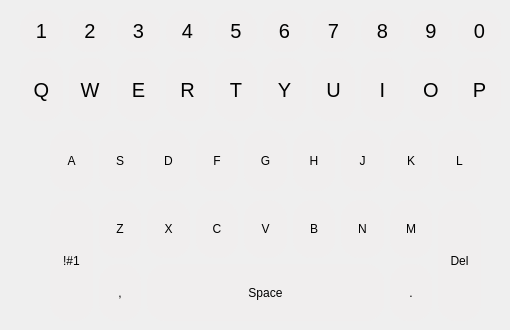
    <widget class="QWidget" name="page">
     <widget class="QWidget" name="gridLayoutWidget_2">
      <property name="geometry">
       <rect>
        <x>50</x>
        <y>130</y>
        <width>431</width>
        <height>61</height>
       </rect>
      </property>
      <layout class="QGridLayout" name="gridLayout3rdLine" rowstretch="0" columnstretch="0,0,0,0,0,0,0,0,0">
       <item row="0" column="5">
        <widget class="PushButtonHover" name="pushButton_26">
         <property name="sizePolicy">
          <sizepolicy hsizetype="Minimum" vsizetype="MinimumExpanding">
           <horstretch>0</horstretch>
           <verstretch>3</verstretch>
          </sizepolicy>
         </property>
         <property name="styleSheet">
          <string notr="true">QPushButton {
	border: 1px solid #f0eeee; border-radius: 18px;
	background-color: #f0eeee;
}

QPushButton:hover {
	background-color: #f5f5dc;
	border: 2px solid #f5f5dc;
}

QPushButton:pressed {
	border: 2px solid #ff6666;
}</string>
         </property>
         <property name="text">
          <string>H</string>
         </property>
        </widget>
       </item>
       <item row="0" column="1">
        <widget class="PushButtonHover" name="pushButton_22">
         <property name="sizePolicy">
          <sizepolicy hsizetype="Minimum" vsizetype="MinimumExpanding">
           <horstretch>0</horstretch>
           <verstretch>3</verstretch>
          </sizepolicy>
         </property>
         <property name="styleSheet">
          <string notr="true">QPushButton {
	border: 1px solid #f0eeee; border-radius: 18px;
	background-color: #f0eeee;
}

QPushButton:hover {
	background-color: #f5f5dc;
	border: 2px solid #f5f5dc;
}

QPushButton:pressed {
	border: 2px solid #ff6666;
}</string>
         </property>
         <property name="text">
          <string>S</string>
         </property>
        </widget>
       </item>
       <item row="0" column="6">
        <widget class="PushButtonHover" name="pushButton_27">
         <property name="sizePolicy">
          <sizepolicy hsizetype="Minimum" vsizetype="MinimumExpanding">
           <horstretch>0</horstretch>
           <verstretch>3</verstretch>
          </sizepolicy>
         </property>
         <property name="styleSheet">
          <string notr="true">QPushButton {
	border: 1px solid #f0eeee; border-radius: 18px;
	background-color: #f0eeee;
}

QPushButton:hover {
	background-color: #f5f5dc;
	border: 2px solid #f5f5dc;
}

QPushButton:pressed {
	border: 2px solid #ff6666;
}</string>
         </property>
         <property name="text">
          <string>J</string>
         </property>
        </widget>
       </item>
       <item row="0" column="2">
        <widget class="PushButtonHover" name="pushButton_23">
         <property name="sizePolicy">
          <sizepolicy hsizetype="Minimum" vsizetype="MinimumExpanding">
           <horstretch>0</horstretch>
           <verstretch>3</verstretch>
          </sizepolicy>
         </property>
         <property name="styleSheet">
          <string notr="true">QPushButton {
	border: 1px solid #f0eeee; border-radius: 18px;
	background-color: #f0eeee;
}

QPushButton:hover {
	background-color: #f5f5dc;
	border: 2px solid #f5f5dc;
}

QPushButton:pressed {
	border: 2px solid #ff6666;
}</string>
         </property>
         <property name="text">
          <string>D</string>
         </property>
        </widget>
       </item>
       <item row="0" column="0">
        <widget class="PushButtonHover" name="pushButton_21">
         <property name="sizePolicy">
          <sizepolicy hsizetype="Minimum" vsizetype="MinimumExpanding">
           <horstretch>0</horstretch>
           <verstretch>3</verstretch>
          </sizepolicy>
         </property>
         <property name="styleSheet">
          <string notr="true">QPushButton {
	border: 1px solid #f0eeee; border-radius: 18px;
	background-color: #f0eeee;
}

QPushButton:hover {
	background-color: #f5f5dc;
	border: 2px solid #f5f5dc;
}

QPushButton:pressed {
	border: 2px solid #ff6666;
}</string>
         </property>
         <property name="text">
          <string>A</string>
         </property>
        </widget>
       </item>
       <item row="0" column="8">
        <widget class="PushButtonHover" name="pushButton_29">
         <property name="sizePolicy">
          <sizepolicy hsizetype="Minimum" vsizetype="MinimumExpanding">
           <horstretch>0</horstretch>
           <verstretch>3</verstretch>
          </sizepolicy>
         </property>
         <property name="styleSheet">
          <string notr="true">QPushButton {
	border: 1px solid #f0eeee; border-radius: 18px;
	background-color: #f0eeee;
}

QPushButton:hover {
	background-color: #f5f5dc;
	border: 2px solid #f5f5dc;
}

QPushButton:pressed {
	border: 2px solid #ff6666;
}</string>
         </property>
         <property name="text">
          <string>L</string>
         </property>
        </widget>
       </item>
       <item row="0" column="4">
        <widget class="PushButtonHover" name="pushButton_25">
         <property name="sizePolicy">
          <sizepolicy hsizetype="Minimum" vsizetype="MinimumExpanding">
           <horstretch>0</horstretch>
           <verstretch>3</verstretch>
          </sizepolicy>
         </property>
         <property name="styleSheet">
          <string notr="true">QPushButton {
	border: 1px solid #f0eeee; border-radius: 18px;
	background-color: #f0eeee;
}

QPushButton:hover {
	background-color: #f5f5dc;
	border: 2px solid #f5f5dc;
}

QPushButton:pressed {
	border: 2px solid #ff6666;
}</string>
         </property>
         <property name="text">
          <string>G</string>
         </property>
        </widget>
       </item>
       <item row="0" column="7">
        <widget class="PushButtonHover" name="pushButton_28">
         <property name="sizePolicy">
          <sizepolicy hsizetype="Minimum" vsizetype="MinimumExpanding">
           <horstretch>0</horstretch>
           <verstretch>3</verstretch>
          </sizepolicy>
         </property>
         <property name="styleSheet">
          <string notr="true">QPushButton {
	border: 1px solid #f0eeee; border-radius: 18px;
	background-color: #f0eeee;
}

QPushButton:hover {
	background-color: #f5f5dc;
	border: 2px solid #f5f5dc;
}

QPushButton:pressed {
	border: 2px solid #ff6666;
}</string>
         </property>
         <property name="text">
          <string>K</string>
         </property>
        </widget>
       </item>
       <item row="0" column="3">
        <widget class="PushButtonHover" name="pushButton_24">
         <property name="sizePolicy">
          <sizepolicy hsizetype="Minimum" vsizetype="MinimumExpanding">
           <horstretch>0</horstretch>
           <verstretch>3</verstretch>
          </sizepolicy>
         </property>
         <property name="styleSheet">
          <string notr="true">QPushButton {
	border: 1px solid #f0eeee; border-radius: 18px;
	background-color: #f0eeee;
}

QPushButton:hover {
	background-color: #f5f5dc;
	border: 2px solid #f5f5dc;
}

QPushButton:pressed {
	border: 2px solid #ff6666;
}</string>
         </property>
         <property name="text">
          <string>F</string>
         </property>
        </widget>
       </item>
      </layout>
     </widget>
     <widget class="QWidget" name="gridLayoutWidget">
      <property name="geometry">
       <rect>
        <x>20</x>
        <y>10</y>
        <width>481</width>
        <height>111</height>
       </rect>
      </property>
      <property name="sizePolicy">
       <sizepolicy hsizetype="Preferred" vsizetype="Preferred">
        <horstretch>0</horstretch>
        <verstretch>2</verstretch>
       </sizepolicy>
      </property>
      <property name="styleSheet">
       <string>QPushButton {
	border: 1px solid white; border-radius: 20px;
	font-size: 20px; font-family: Arial;
	background-color: #f0eeee;
}

QPushButton:pressed {
	border: 2px solid red; border-radius: 30px;
}</string>
      </property>
      <layout class="QGridLayout" name="gridLayout2Lines">
       <item row="0" column="5">
        <widget class="PushButtonHover" name="pushButton_6">
         <property name="sizePolicy">
          <sizepolicy hsizetype="Minimum" vsizetype="MinimumExpanding">
           <horstretch>0</horstretch>
           <verstretch>2</verstretch>
          </sizepolicy>
         </property>
         <property name="styleSheet">
          <string notr="true">QPushButton {
	font: 24pt &quot;Quite Magical&quot;;
	border: 1px solid #f0eeee; border-radius: 18px;
	background-color: #f0eeee;
}

QPushButton:hover {
	background-color: #f5f5dc;
	border: 2px solid #f5f5dc;
}

QPushButton:pressed {
	border: 2px solid #ff6666;
}</string>
         </property>
         <property name="text">
          <string>6</string>
         </property>
        </widget>
       </item>
       <item row="0" column="9">
        <widget class="PushButtonHover" name="pushButton_10">
         <property name="sizePolicy">
          <sizepolicy hsizetype="Minimum" vsizetype="MinimumExpanding">
           <horstretch>0</horstretch>
           <verstretch>2</verstretch>
          </sizepolicy>
         </property>
         <property name="styleSheet">
          <string notr="true">QPushButton {
	font: 24pt &quot;Quite Magical&quot;;
	border: 1px solid #f0eeee; border-radius: 18px;
	background-color: #f0eeee;
}

QPushButton:hover {
	background-color: #f5f5dc;
	border: 2px solid #f5f5dc;
}

QPushButton:pressed {
	border: 2px solid #ff6666;
}</string>
         </property>
         <property name="text">
          <string>0</string>
         </property>
        </widget>
       </item>
       <item row="0" column="6">
        <widget class="PushButtonHover" name="pushButton_7">
         <property name="sizePolicy">
          <sizepolicy hsizetype="Minimum" vsizetype="MinimumExpanding">
           <horstretch>0</horstretch>
           <verstretch>2</verstretch>
          </sizepolicy>
         </property>
         <property name="styleSheet">
          <string notr="true">QPushButton {
	font: 24pt &quot;Quite Magical&quot;;
	border: 1px solid #f0eeee; border-radius: 18px;
	background-color: #f0eeee;
}

QPushButton:hover {
	background-color: #f5f5dc;
	border: 2px solid #f5f5dc;
}

QPushButton:pressed {
	border: 2px solid #ff6666;
}</string>
         </property>
         <property name="text">
          <string>7</string>
         </property>
        </widget>
       </item>
       <item row="1" column="5">
        <widget class="PushButtonHover" name="pushButton_16">
         <property name="sizePolicy">
          <sizepolicy hsizetype="Minimum" vsizetype="MinimumExpanding">
           <horstretch>0</horstretch>
           <verstretch>3</verstretch>
          </sizepolicy>
         </property>
         <property name="styleSheet">
          <string notr="true">QPushButton {
	font: 24pt &quot;Quite Magical&quot;;
	border: 1px solid #f0eeee; border-radius: 18px;
	background-color: #f0eeee;
}

QPushButton:hover {
	background-color: #f5f5dc;
	border: 2px solid #f5f5dc;
}

QPushButton:pressed {
	border: 2px solid #ff6666;
}</string>
         </property>
         <property name="text">
          <string>Y</string>
         </property>
        </widget>
       </item>
       <item row="1" column="2">
        <widget class="PushButtonHover" name="pushButton_13">
         <property name="sizePolicy">
          <sizepolicy hsizetype="Minimum" vsizetype="MinimumExpanding">
           <horstretch>0</horstretch>
           <verstretch>3</verstretch>
          </sizepolicy>
         </property>
         <property name="styleSheet">
          <string notr="true">QPushButton {
	font: 24pt &quot;Quite Magical&quot;;
	border: 1px solid #f0eeee; border-radius: 18px;
	background-color: #f0eeee;
}

QPushButton:hover {
	background-color: #f5f5dc;
	border: 2px solid #f5f5dc;
}

QPushButton:pressed {
	border: 2px solid #ff6666;
}</string>
         </property>
         <property name="text">
          <string>E</string>
         </property>
        </widget>
       </item>
       <item row="0" column="7">
        <widget class="PushButtonHover" name="pushButton_8">
         <property name="sizePolicy">
          <sizepolicy hsizetype="Minimum" vsizetype="MinimumExpanding">
           <horstretch>0</horstretch>
           <verstretch>2</verstretch>
          </sizepolicy>
         </property>
         <property name="font">
          <font>
           <family>Quite Magical</family>
           <pointsize>24</pointsize>
           <weight>50</weight>
           <italic>false</italic>
           <bold>false</bold>
          </font>
         </property>
         <property name="styleSheet">
          <string notr="true">QPushButton {
	font: 24pt &quot;Quite Magical&quot;;
	border: 1px solid #f0eeee; border-radius: 18px;
	background-color: #f0eeee;
}

QPushButton:hover {
	background-color: #f5f5dc;
	border: 2px solid #f5f5dc;
}

QPushButton:pressed {
	border: 2px solid #ff6666;
}</string>
         </property>
         <property name="text">
          <string>8</string>
         </property>
        </widget>
       </item>
       <item row="1" column="7">
        <widget class="PushButtonHover" name="pushButton_18">
         <property name="sizePolicy">
          <sizepolicy hsizetype="Minimum" vsizetype="MinimumExpanding">
           <horstretch>0</horstretch>
           <verstretch>3</verstretch>
          </sizepolicy>
         </property>
         <property name="styleSheet">
          <string notr="true">QPushButton {
	font: 24pt &quot;Quite Magical&quot;;
	border: 1px solid #f0eeee; border-radius: 18px;
	background-color: #f0eeee;
}

QPushButton:hover {
	background-color: #f5f5dc;
	border: 2px solid #f5f5dc;
}

QPushButton:pressed {
	border: 2px solid #ff6666;
}</string>
         </property>
         <property name="text">
          <string>I</string>
         </property>
        </widget>
       </item>
       <item row="1" column="1">
        <widget class="PushButtonHover" name="pushButton_12">
         <property name="sizePolicy">
          <sizepolicy hsizetype="Minimum" vsizetype="MinimumExpanding">
           <horstretch>0</horstretch>
           <verstretch>3</verstretch>
          </sizepolicy>
         </property>
         <property name="font">
          <font>
           <family>Quite Magical</family>
           <pointsize>24</pointsize>
           <weight>50</weight>
           <italic>false</italic>
           <bold>false</bold>
          </font>
         </property>
         <property name="styleSheet">
          <string notr="true">QPushButton {
	font: 24pt &quot;Quite Magical&quot;;
	border: 1px solid #f0eeee; border-radius: 18px;
	background-color: #f0eeee;
}

QPushButton:hover {
	background-color: #f5f5dc;
	border: 2px solid #f5f5dc;
}

QPushButton:pressed {
	border: 2px solid #ff6666;
}</string>
         </property>
         <property name="text">
          <string>W</string>
         </property>
        </widget>
       </item>
       <item row="1" column="6">
        <widget class="PushButtonHover" name="pushButton_17">
         <property name="sizePolicy">
          <sizepolicy hsizetype="Minimum" vsizetype="MinimumExpanding">
           <horstretch>0</horstretch>
           <verstretch>3</verstretch>
          </sizepolicy>
         </property>
         <property name="font">
          <font>
           <family>Quite Magical</family>
           <pointsize>24</pointsize>
           <weight>50</weight>
           <italic>false</italic>
           <bold>false</bold>
          </font>
         </property>
         <property name="styleSheet">
          <string notr="true">QPushButton {
	font: 24pt &quot;Quite Magical&quot;;
	border: 1px solid #f0eeee; border-radius: 18px;
	background-color: #f0eeee;
}

QPushButton:hover {
	background-color: #f5f5dc;
	border: 2px solid #f5f5dc;
}

QPushButton:pressed {
	border: 2px solid #ff6666;
}</string>
         </property>
         <property name="text">
          <string>U</string>
         </property>
        </widget>
       </item>
       <item row="1" column="4">
        <widget class="PushButtonHover" name="pushButton_15">
         <property name="sizePolicy">
          <sizepolicy hsizetype="Minimum" vsizetype="MinimumExpanding">
           <horstretch>0</horstretch>
           <verstretch>3</verstretch>
          </sizepolicy>
         </property>
         <property name="font">
          <font>
           <family>Quite Magical</family>
           <pointsize>24</pointsize>
           <weight>50</weight>
           <italic>false</italic>
           <bold>false</bold>
          </font>
         </property>
         <property name="styleSheet">
          <string notr="true">QPushButton {
	font: 24pt &quot;Quite Magical&quot;;
	border: 1px solid #f0eeee; border-radius: 18px;
	background-color: #f0eeee;
}

QPushButton:hover {
	background-color: #f5f5dc;
	border: 2px solid #f5f5dc;
}

QPushButton:pressed {
	border: 2px solid #ff6666;
}</string>
         </property>
         <property name="text">
          <string>T</string>
         </property>
        </widget>
       </item>
       <item row="0" column="2">
        <widget class="PushButtonHover" name="pushButton_3">
         <property name="sizePolicy">
          <sizepolicy hsizetype="Minimum" vsizetype="MinimumExpanding">
           <horstretch>0</horstretch>
           <verstretch>2</verstretch>
          </sizepolicy>
         </property>
         <property name="styleSheet">
          <string notr="true">QPushButton {
	font: 24pt &quot;Quite Magical&quot;;
	border: 1px solid #f0eeee; border-radius: 18px;
	background-color: #f0eeee;
}

QPushButton:hover {
	background-color: #f5f5dc;
	border: 2px solid #f5f5dc;
}

QPushButton:pressed {
	border: 2px solid #ff6666;
}</string>
         </property>
         <property name="text">
          <string>3</string>
         </property>
        </widget>
       </item>
       <item row="1" column="3">
        <widget class="PushButtonHover" name="pushButton_14">
         <property name="sizePolicy">
          <sizepolicy hsizetype="Minimum" vsizetype="MinimumExpanding">
           <horstretch>0</horstretch>
           <verstretch>3</verstretch>
          </sizepolicy>
         </property>
         <property name="styleSheet">
          <string notr="true">QPushButton {
	font: 24pt &quot;Quite Magical&quot;;
	border: 1px solid #f0eeee; border-radius: 18px;
	background-color: #f0eeee;
}

QPushButton:hover {
	background-color: #f5f5dc;
	border: 2px solid #f5f5dc;
}

QPushButton:pressed {
	border: 2px solid #ff6666;
}</string>
         </property>
         <property name="text">
          <string>R</string>
         </property>
        </widget>
       </item>
       <item row="1" column="9">
        <widget class="PushButtonHover" name="pushButton_20">
         <property name="sizePolicy">
          <sizepolicy hsizetype="Minimum" vsizetype="MinimumExpanding">
           <horstretch>0</horstretch>
           <verstretch>3</verstretch>
          </sizepolicy>
         </property>
         <property name="styleSheet">
          <string notr="true">QPushButton {
	font: 24pt &quot;Quite Magical&quot;;
	border: 1px solid #f0eeee; border-radius: 18px;
	background-color: #f0eeee;
}

QPushButton:hover {
	background-color: #f5f5dc;
	border: 2px solid #f5f5dc;
}

QPushButton:pressed {
	border: 2px solid #ff6666;
}</string>
         </property>
         <property name="text">
          <string>P</string>
         </property>
        </widget>
       </item>
       <item row="0" column="3">
        <widget class="PushButtonHover" name="pushButton_4">
         <property name="sizePolicy">
          <sizepolicy hsizetype="Minimum" vsizetype="MinimumExpanding">
           <horstretch>0</horstretch>
           <verstretch>2</verstretch>
          </sizepolicy>
         </property>
         <property name="styleSheet">
          <string notr="true">QPushButton {
	font: 24pt &quot;Quite Magical&quot;;
	border: 1px solid #f0eeee; border-radius: 18px;
	background-color: #f0eeee;
}

QPushButton:hover {
	background-color: #f5f5dc;
	border: 2px solid #f5f5dc;
}

QPushButton:pressed {
	border: 2px solid #ff6666;
}</string>
         </property>
         <property name="text">
          <string>4</string>
         </property>
        </widget>
       </item>
       <item row="1" column="0">
        <widget class="PushButtonHover" name="pushButton_11">
         <property name="sizePolicy">
          <sizepolicy hsizetype="Minimum" vsizetype="MinimumExpanding">
           <horstretch>0</horstretch>
           <verstretch>3</verstretch>
          </sizepolicy>
         </property>
         <property name="font">
          <font>
           <family>Quite Magical</family>
           <pointsize>24</pointsize>
           <weight>50</weight>
           <italic>false</italic>
           <bold>false</bold>
          </font>
         </property>
         <property name="styleSheet">
          <string notr="true">QPushButton {
	font: 24pt &quot;Quite Magical&quot;;
	border: 1px solid #f0eeee; border-radius: 18px;
	background-color: #f0eeee;
}

QPushButton:hover {
	background-color: #f5f5dc;
	border: 2px solid #f5f5dc;
}

QPushButton:pressed {
	border: 2px solid #ff6666;
}</string>
         </property>
         <property name="text">
          <string>Q</string>
         </property>
        </widget>
       </item>
       <item row="0" column="4">
        <widget class="PushButtonHover" name="pushButton_5">
         <property name="sizePolicy">
          <sizepolicy hsizetype="Minimum" vsizetype="MinimumExpanding">
           <horstretch>0</horstretch>
           <verstretch>2</verstretch>
          </sizepolicy>
         </property>
         <property name="styleSheet">
          <string notr="true">QPushButton {
	font: 24pt &quot;Quite Magical&quot;;
	border: 1px solid #f0eeee; border-radius: 18px;
	background-color: #f0eeee;
}

QPushButton:hover {
	background-color: #f5f5dc;
	border: 2px solid #f5f5dc;
}

QPushButton:pressed {
	border: 2px solid #ff6666;
}</string>
         </property>
         <property name="text">
          <string>5</string>
         </property>
        </widget>
       </item>
       <item row="0" column="8">
        <widget class="PushButtonHover" name="pushButton_9">
         <property name="sizePolicy">
          <sizepolicy hsizetype="Minimum" vsizetype="MinimumExpanding">
           <horstretch>0</horstretch>
           <verstretch>2</verstretch>
          </sizepolicy>
         </property>
         <property name="styleSheet">
          <string notr="true">QPushButton {
	font: 24pt &quot;Quite Magical&quot;;
	border: 1px solid #f0eeee; border-radius: 18px;
	background-color: #f0eeee;
}

QPushButton:hover {
	background-color: #f5f5dc;
	border: 2px solid #f5f5dc;
}

QPushButton:pressed {
	border: 2px solid #ff6666;
}</string>
         </property>
         <property name="text">
          <string>9</string>
         </property>
        </widget>
       </item>
       <item row="1" column="8">
        <widget class="PushButtonHover" name="pushButton_19">
         <property name="sizePolicy">
          <sizepolicy hsizetype="Minimum" vsizetype="MinimumExpanding">
           <horstretch>0</horstretch>
           <verstretch>3</verstretch>
          </sizepolicy>
         </property>
         <property name="font">
          <font>
           <family>Quite Magical</family>
           <pointsize>24</pointsize>
           <weight>50</weight>
           <italic>false</italic>
           <bold>false</bold>
          </font>
         </property>
         <property name="styleSheet">
          <string notr="true">QPushButton {
	font: 24pt &quot;Quite Magical&quot;;
	border: 1px solid #f0eeee; border-radius: 18px;
	background-color: #f0eeee;
}

QPushButton:hover {
	background-color: #f5f5dc;
	border: 2px solid #f5f5dc;
}

QPushButton:pressed {
	border: 2px solid #ff6666;
}</string>
         </property>
         <property name="text">
          <string>O</string>
         </property>
        </widget>
       </item>
       <item row="0" column="1">
        <widget class="PushButtonHover" name="pushButton_2">
         <property name="sizePolicy">
          <sizepolicy hsizetype="Minimum" vsizetype="MinimumExpanding">
           <horstretch>0</horstretch>
           <verstretch>2</verstretch>
          </sizepolicy>
         </property>
         <property name="font">
          <font>
           <family>Quite Magical</family>
           <pointsize>24</pointsize>
           <weight>50</weight>
           <italic>false</italic>
           <bold>false</bold>
          </font>
         </property>
         <property name="styleSheet">
          <string notr="true">QPushButton {
	font: 24pt &quot;Quite Magical&quot;;
	border: 1px solid #f0eeee; border-radius: 18px;
	background-color: #f0eeee;
}

QPushButton:hover {
	background-color: #f5f5dc;
	border: 2px solid #f5f5dc;
}

QPushButton:pressed {
	border: 2px solid #ff6666;
}</string>
         </property>
         <property name="text">
          <string>2</string>
         </property>
        </widget>
       </item>
       <item row="0" column="0">
        <widget class="PushButtonHover" name="pushButton_1">
         <property name="sizePolicy">
          <sizepolicy hsizetype="Minimum" vsizetype="MinimumExpanding">
           <horstretch>0</horstretch>
           <verstretch>2</verstretch>
          </sizepolicy>
         </property>
         <property name="font">
          <font>
           <family>Quite Magical</family>
           <pointsize>24</pointsize>
           <weight>50</weight>
           <italic>false</italic>
           <bold>false</bold>
          </font>
         </property>
         <property name="styleSheet">
          <string notr="true">QPushButton {
	font: 24pt &quot;Quite Magical&quot;;
	border: 1px solid #f0eeee; border-radius: 18px;
	background-color: #f0eeee;
}
QPushButton:hover {
	background-color: #f5f5dc;
	border: 2px solid #f5f5dc;
}

QPushButton:pressed {
	border: 2px solid #ff6666;
}</string>
         </property>
         <property name="text">
          <string>1</string>
         </property>
        </widget>
       </item>
      </layout>
     </widget>
     <widget class="QWidget" name="gridLayoutWidget_5">
      <property name="geometry">
       <rect>
        <x>50</x>
        <y>200</y>
        <width>431</width>
        <height>121</height>
       </rect>
      </property>
      <layout class="QGridLayout" name="gridLayout">
       <item row="1" column="7">
        <widget class="PushButtonHover" name="pushButton_42">
         <property name="sizePolicy">
          <sizepolicy hsizetype="Minimum" vsizetype="MinimumExpanding">
           <horstretch>0</horstretch>
           <verstretch>3</verstretch>
          </sizepolicy>
         </property>
         <property name="styleSheet">
          <string notr="true">QPushButton {
	border: 1px solid #f0eeee; border-radius: 18px;
	background-color: #f0eeee;
}

QPushButton:hover {
	background-color: #f5f5dc;
	border: 2px solid #f5f5dc;
}

QPushButton:pressed {
	border: 2px solid #ff6666;
}</string>
         </property>
         <property name="text">
          <string>.</string>
         </property>
        </widget>
       </item>
       <item row="0" column="1">
        <widget class="PushButtonHover" name="pushButton_31">
         <property name="sizePolicy">
          <sizepolicy hsizetype="Minimum" vsizetype="MinimumExpanding">
           <horstretch>0</horstretch>
           <verstretch>3</verstretch>
          </sizepolicy>
         </property>
         <property name="styleSheet">
          <string notr="true">QPushButton {
	border: 1px solid #f0eeee; border-radius: 18px;
	background-color: #f0eeee;
}

QPushButton:hover {
	background-color: #f5f5dc;
	border: 2px solid #f5f5dc;
}

QPushButton:pressed {
	border: 2px solid #ff6666;
}</string>
         </property>
         <property name="text">
          <string>Z</string>
         </property>
        </widget>
       </item>
       <item row="1" column="2" colspan="5">
        <widget class="PushButtonHover" name="pushButton_36">
         <property name="sizePolicy">
          <sizepolicy hsizetype="Minimum" vsizetype="MinimumExpanding">
           <horstretch>0</horstretch>
           <verstretch>3</verstretch>
          </sizepolicy>
         </property>
         <property name="styleSheet">
          <string notr="true">QPushButton {
	border: 1px solid #f0eeee; border-radius: 18px;
	background-color: #f0eeee;
}

QPushButton:hover {
	background-color: #f5f5dc;
	border: 2px solid #f5f5dc;
}

QPushButton:pressed {
	border: 2px solid #ff6666;
}</string>
         </property>
         <property name="text">
          <string>Space</string>
         </property>
        </widget>
       </item>
       <item row="0" column="6">
        <widget class="PushButtonHover" name="pushButton_39">
         <property name="sizePolicy">
          <sizepolicy hsizetype="Minimum" vsizetype="MinimumExpanding">
           <horstretch>0</horstretch>
           <verstretch>3</verstretch>
          </sizepolicy>
         </property>
         <property name="styleSheet">
          <string notr="true">QPushButton {
	border: 1px solid #f0eeee; border-radius: 18px;
	background-color: #f0eeee;
}

QPushButton:hover {
	background-color: #f5f5dc;
	border: 2px solid #f5f5dc;
}

QPushButton:pressed {
	border: 2px solid #ff6666;
}</string>
         </property>
         <property name="text">
          <string>N</string>
         </property>
        </widget>
       </item>
       <item row="0" column="3">
        <widget class="PushButtonHover" name="pushButton_35">
         <property name="sizePolicy">
          <sizepolicy hsizetype="Minimum" vsizetype="MinimumExpanding">
           <horstretch>0</horstretch>
           <verstretch>3</verstretch>
          </sizepolicy>
         </property>
         <property name="styleSheet">
          <string notr="true">QPushButton {
	border: 1px solid #f0eeee; border-radius: 18px;
	background-color: #f0eeee;
}

QPushButton:hover {
	background-color: #f5f5dc;
	border: 2px solid #f5f5dc;
}

QPushButton:pressed {
	border: 2px solid #ff6666;
}</string>
         </property>
         <property name="text">
          <string>C</string>
         </property>
        </widget>
       </item>
       <item row="0" column="8" rowspan="2">
        <widget class="PushButtonHover" name="pushButton_41">
         <property name="sizePolicy">
          <sizepolicy hsizetype="Minimum" vsizetype="MinimumExpanding">
           <horstretch>0</horstretch>
           <verstretch>3</verstretch>
          </sizepolicy>
         </property>
         <property name="styleSheet">
          <string notr="true">QPushButton {
	border: 1px solid #f0eeee; border-radius: 18px;
	background-color: #f0eeee;
}

QPushButton:hover {
	background-color: #f5f5dc;
	border: 2px solid #f5f5dc;
}

QPushButton:pressed {
	border: 2px solid #ff6666;
}</string>
         </property>
         <property name="text">
          <string>Del</string>
         </property>
        </widget>
       </item>
       <item row="0" column="5">
        <widget class="PushButtonHover" name="pushButton_38">
         <property name="sizePolicy">
          <sizepolicy hsizetype="Minimum" vsizetype="MinimumExpanding">
           <horstretch>0</horstretch>
           <verstretch>3</verstretch>
          </sizepolicy>
         </property>
         <property name="styleSheet">
          <string notr="true">QPushButton {
	border: 1px solid #f0eeee; border-radius: 18px;
	background-color: #f0eeee;
}

QPushButton:hover {
	background-color: #f5f5dc;
	border: 2px solid #f5f5dc;
}

QPushButton:pressed {
	border: 2px solid #ff6666;
}</string>
         </property>
         <property name="text">
          <string>B</string>
         </property>
        </widget>
       </item>
       <item row="1" column="1">
        <widget class="PushButtonHover" name="pushButton_32">
         <property name="sizePolicy">
          <sizepolicy hsizetype="Minimum" vsizetype="MinimumExpanding">
           <horstretch>0</horstretch>
           <verstretch>3</verstretch>
          </sizepolicy>
         </property>
         <property name="styleSheet">
          <string notr="true">QPushButton {
	border: 1px solid #f0eeee; border-radius: 18px;
	background-color: #f0eeee;
}

QPushButton:hover {
	background-color: #f5f5dc;
	border: 2px solid #f5f5dc;
}

QPushButton:pressed {
	border: 2px solid #ff6666;
}</string>
         </property>
         <property name="text">
          <string>,</string>
         </property>
        </widget>
       </item>
       <item row="0" column="0" rowspan="2">
        <widget class="PushButtonHover" name="pushButton_30">
         <property name="sizePolicy">
          <sizepolicy hsizetype="Minimum" vsizetype="MinimumExpanding">
           <horstretch>0</horstretch>
           <verstretch>3</verstretch>
          </sizepolicy>
         </property>
         <property name="styleSheet">
          <string notr="true">QPushButton {
	border: 1px solid #f0eeee; border-radius: 18px;
	background-color: #f0eeee;
}

QPushButton:hover {
	background-color: #f5f5dc;
	border: 2px solid #f5f5dc;
}

QPushButton:pressed {
	border: 2px solid #ff6666;
}</string>
         </property>
         <property name="text">
          <string>!#1</string>
         </property>
        </widget>
       </item>
       <item row="0" column="2">
        <widget class="PushButtonHover" name="pushButton_33">
         <property name="sizePolicy">
          <sizepolicy hsizetype="Minimum" vsizetype="MinimumExpanding">
           <horstretch>0</horstretch>
           <verstretch>3</verstretch>
          </sizepolicy>
         </property>
         <property name="styleSheet">
          <string notr="true">QPushButton {
	border: 1px solid #f0eeee; border-radius: 18px;
	background-color: #f0eeee;
}

QPushButton:hover {
	background-color: #f5f5dc;
	border: 2px solid #f5f5dc;
}

QPushButton:pressed {
	border: 2px solid #ff6666;
}</string>
         </property>
         <property name="text">
          <string>X</string>
         </property>
        </widget>
       </item>
       <item row="0" column="4">
        <widget class="PushButtonHover" name="pushButton_37">
         <property name="sizePolicy">
          <sizepolicy hsizetype="Minimum" vsizetype="MinimumExpanding">
           <horstretch>0</horstretch>
           <verstretch>3</verstretch>
          </sizepolicy>
         </property>
         <property name="styleSheet">
          <string notr="true">QPushButton {
	border: 1px solid #f0eeee; border-radius: 18px;
	background-color: #f0eeee;
}

QPushButton:hover {
	background-color: #f5f5dc;
	border: 2px solid #f5f5dc;
}

QPushButton:pressed {
	border: 2px solid #ff6666;
}</string>
         </property>
         <property name="text">
          <string>V</string>
         </property>
        </widget>
       </item>
       <item row="0" column="7">
        <widget class="PushButtonHover" name="pushButton_40">
         <property name="sizePolicy">
          <sizepolicy hsizetype="Minimum" vsizetype="MinimumExpanding">
           <horstretch>0</horstretch>
           <verstretch>3</verstretch>
          </sizepolicy>
         </property>
         <property name="styleSheet">
          <string notr="true">QPushButton {
	border: 1px solid #f0eeee; border-radius: 18px;
	background-color: #f0eeee;
}

QPushButton:hover {
	background-color: #f5f5dc;
	border: 2px solid #f5f5dc;
}

QPushButton:pressed {
	border: 2px solid #ff6666;
}</string>
         </property>
         <property name="text">
          <string>M</string>
         </property>
        </widget>
       </item>
      </layout>
     </widget>
    </widget>
